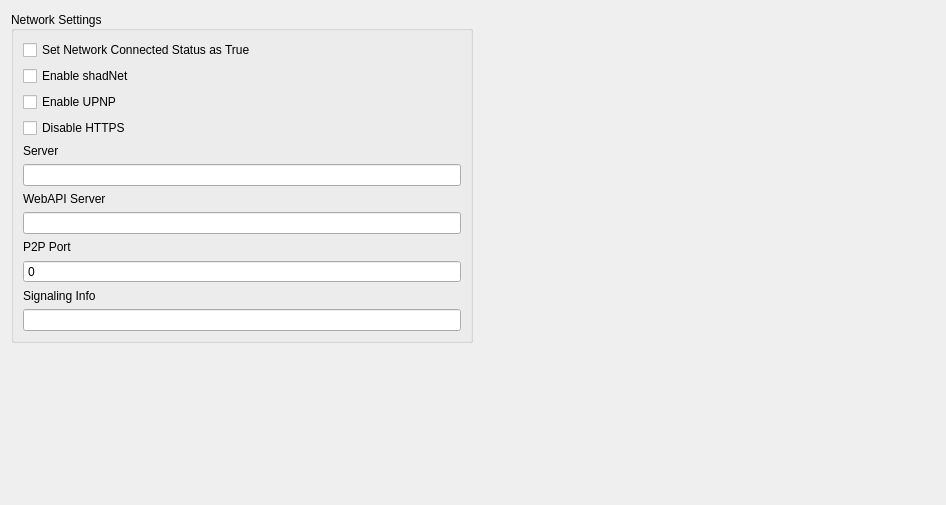
      <widget class="QWidget" name="networkTabContents">
       <property name="geometry">
        <rect>
         <x>0</x>
         <y>0</y>
         <width>946</width>
         <height>505</height>
        </rect>
       </property>
       <layout class="QVBoxLayout" name="NetworkTabVLayout" stretch="0,0">
        <item>
         <layout class="QHBoxLayout" name="networkHLayout">
          <item>
           <widget class="QGroupBox" name="networkGroupBox">
            <property name="sizePolicy">
             <sizepolicy hsizetype="Preferred" vsizetype="Minimum">
              <horstretch>0</horstretch>
              <verstretch>0</verstretch>
             </sizepolicy>
            </property>
            <property name="title">
             <string>Network Settings</string>
            </property>
            <property name="alignment">
             <set>Qt::AlignmentFlag::AlignLeading|Qt::AlignmentFlag::AlignLeft|Qt::AlignmentFlag::AlignVCenter</set>
            </property>
            <layout class="QVBoxLayout" name="verticalLayout_21">
             <item>
              <widget class="QCheckBox" name="networkConnectedCheckBox">
               <property name="text">
                <string>Set Network Connected Status as True</string>
               </property>
              </widget>
             </item>
             <item>
              <widget class="QCheckBox" name="shadnetCheckBox">
               <property name="text">
                <string>Enable shadNet</string>
               </property>
              </widget>
             </item>
             <item>
              <widget class="QCheckBox" name="upnpCheckBox">
               <property name="text">
                <string>Enable UPNP</string>
               </property>
              </widget>
             </item>
             <item>
              <widget class="QCheckBox" name="disableHttpsCheckBox">
               <property name="text">
                <string>Disable HTTPS</string>
               </property>
              </widget>
             </item>
             <item>
              <widget class="QLabel" name="serverLabel">
               <property name="sizePolicy">
                <sizepolicy hsizetype="Preferred" vsizetype="Minimum">
                 <horstretch>0</horstretch>
                 <verstretch>0</verstretch>
                </sizepolicy>
               </property>
               <property name="minimumSize">
                <size>
                 <width>0</width>
                 <height>0</height>
                </size>
               </property>
               <property name="text">
                <string>Server</string>
               </property>
               <property name="alignment">
                <set>Qt::AlignmentFlag::AlignLeading|Qt::AlignmentFlag::AlignLeft|Qt::AlignmentFlag::AlignVCenter</set>
               </property>
              </widget>
             </item>
             <item>
              <widget class="QLineEdit" name="serverLineEdit">
               <property name="sizePolicy">
                <sizepolicy hsizetype="Expanding" vsizetype="Fixed">
                 <horstretch>0</horstretch>
                 <verstretch>0</verstretch>
                </sizepolicy>
               </property>
               <property name="text">
                <string/>
               </property>
               <property name="alignment">
                <set>Qt::AlignmentFlag::AlignLeading|Qt::AlignmentFlag::AlignLeft|Qt::AlignmentFlag::AlignVCenter</set>
               </property>
              </widget>
             </item>
             <item>
              <widget class="QLabel" name="servWebApiLabel">
               <property name="text">
                <string>WebAPI Server</string>
               </property>
              </widget>
             </item>
             <item>
              <widget class="QLineEdit" name="servWebApiLineEdit"/>
             </item>
             <item>
              <widget class="QLabel" name="p2pPortLabel">
               <property name="text">
                <string>P2P Port</string>
               </property>
              </widget>
             </item>
             <item>
              <widget class="QSpinBox" name="p2pPortSpinBox">
               <property name="buttonSymbols">
                <enum>QAbstractSpinBox::ButtonSymbols::NoButtons</enum>
               </property>
               <property name="specialValueText">
                <string/>
               </property>
               <property name="maximum">
                <number>65535</number>
               </property>
              </widget>
             </item>
             <item>
              <widget class="QLabel" name="signalingInfoLabel">
               <property name="text">
                <string>Signaling Info</string>
               </property>
              </widget>
             </item>
             <item>
              <widget class="QLineEdit" name="signalingInfoLineEdit"/>
             </item>
            </layout>
           </widget>
          </item>
          <item>
           <spacer name="horizontalSpacer_2">
            <property name="orientation">
             <enum>Qt::Orientation::Horizontal</enum>
            </property>
            <property name="sizeHint" stdset="0">
             <size>
              <width>40</width>
              <height>20</height>
             </size>
            </property>
           </spacer>
          </item>
         </layout>
        </item>
        <item>
         <spacer name="verticalSpacer_4">
          <property name="orientation">
           <enum>Qt::Orientation::Vertical</enum>
          </property>
          <property name="sizeHint" stdset="0">
           <size>
            <width>20</width>
            <height>40</height>
           </size>
          </property>
         </spacer>
        </item>
       </layout>
      </widget>
